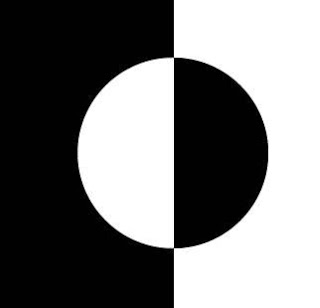
//> input picture 6_Mathematical_morphology/Moreno-Ramirez/images/simetry.jpg, 320 x 308 px
$ ./morphology images/simetry.jpg   (built with g++ and OpenCV 4)
//> lines starting //> are read from the running program, lines starting //| are printed output that depends on the picture; after the words box and inside, x2 and y2 are one past the last pixel; in counts of white or black regions, pixels touching at a corner belong together
#include <iostream>
#include <cmath>
#include <opencv2/opencv.hpp>
#include <cstdlib>

using namespace std;
using namespace cv;

Mat element(int figure);
Mat dilatation(Mat image, Mat element);
Mat erotion(Mat image, Mat element);
void opening(Mat image, Mat element);
void closing(Mat image, Mat element);
void border(Mat image, Mat element);
void plot(Mat image, Mat element);

int main(int argc, char **argv)
{
	if(argc != 2) {
	cout <<" Type currently the picture name and extension " << endl;
	return -1;
	}

	Mat image, img, newImage;
	img = imread(argv[1], 1);
//> img is the input picture: 308 rows x 320 cols, CV_8UC3; min 0, max 255, mean 117.8
	cvtColor(img, image, CV_BGR2GRAY);

	if (!image.data){
		cout<<"take care how type the picture name"<<endl;
		return -1;
	}

//	newImage = erotion(image,element(1));
	border(image, element(1));

//	plot(image, newImage);

	return 0;
}

Mat element(int figure){
	if (figure=1){
		//DIBUJA UN CUADRADO
		Mat element(3, 3, CV_8UC1, Scalar(0));

		return element;
	}else
		cout<<"\n\n FIGURA NO DEFINIDA"<<endl;
}

Mat dilatation(Mat image, Mat element){
	Mat newImage = image.clone();
	int cX = round(element.cols/2), cY = round(element.rows/2), data=0;
	int cElement = element.data[cY*element.cols + cX];

	for (int i=0; i<image.rows; i++){
	for (int j=0; j<image.cols; j++){
		if( image.data[i*image.cols + j] == cElement ){
		if( i-cY >=0 && i+cY <= image.rows && i-cX >= 0 && i+cX <= image.cols){
			for (int ni=i-cY; ni<=i+cY; ni++){
			for (int nj=j-cX; nj<=j+cX; nj++){
				newImage.data[ni*newImage.cols + nj] = 0;
			}
			}
		}
		}
	}
	}

	return newImage;
}

Mat erotion(Mat image, Mat element){
	Mat newImage = image.clone();
	int cX = round(element.cols/2), cY = round(element.rows/2), data=0;
//> cX = 1; cY = 1
	int cElement = element.data[cY*element.cols + cX], pixels = element.rows*element.cols, count=0;
//> cElement = 0; pixels = 9

	for (int i=0; i<image.rows; i++){
	for (int j=0; j<image.cols; j++){
		if( image.data[i*image.cols + j] == cElement ){
		if( i-cY >=0 && i+cY <= image.rows && i-cX >= 0 && i+cX <= image.cols){
			count=0;
			for(int ni=i-cY; ni<=i+cY; ni++){
			for(int nj=j-cX; nj<=j+cX; nj++){
				data = image.data[ni*image.cols + nj];
				if ( data == cElement )
					count++;
				else
					count--;
			}
			}

			if ( count == pixels ){
				newImage.data[i*newImage.cols + j] = 0;
			}else{
				for (int ni=i-cY; ni<=i+cY; ni++){
				for (int nj=j-cX; nj<=j+cX; nj++){
					newImage.data[ni*newImage.cols + nj] = 255;
				}
				}
			}

		}
		}
	}
	}
//> this loop made 308 passes
//> (count, data) on passes 1 to 3: (0, 0), (3, 25), (3, 25)
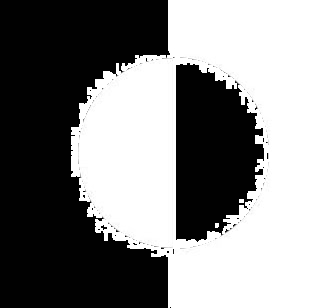
//> newImage: 308 rows x 320 cols, CV_8UC1; min 0, max 255, mean 130.7
//> after the loop, count = 5; data = 0

	return newImage;
}

void opening(Mat image, Mat element){
	Mat newImage;
	newImage = dilatation(erotion(image, element),element);
	plot(image, newImage);
}

void closing(Mat image, Mat element){
	Mat newImage;
	newImage = erotion(dilatation(image, element),element);
	plot(image, newImage);
}

void border(Mat image, Mat element){
	Mat newImage(image.rows, image.cols, CV_8UC1, Scalar(255)), ero = erotion(image, element);

	for(int i=0; i<newImage.rows; i++){
		for(int j=0; j<newImage.cols; j++){
			if ( image.data[i*image.cols + j] != ero.data[i*ero.cols + j]){
				newImage.data[i*newImage.cols + j] = 0;
			}

		}
	}
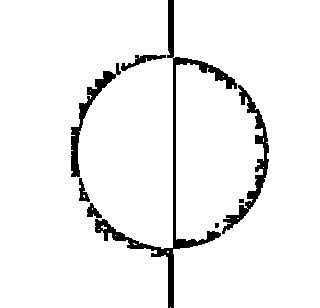
//> newImage: 308 rows x 320 cols, CV_8UC1; 94.5% white; 8 black regions (1 under 20 px), largest, box (x1, y1, x2, y2) and area: (95, 0, 237, 308) 2728, (222, 85, 269, 234) 1242, (71, 63, 121, 177) 940

	plot(image, newImage);
}

void plot(Mat image, Mat newImage){
 	namedWindow("Imagen de entrada",WINDOW_AUTOSIZE);
	imshow("Imagen de entrada",image);
	waitKey(0);

	namedWindow("Imagen de salida",WINDOW_AUTOSIZE);
	imshow("Imagen de salida",newImage);
	waitKey(0);
}
